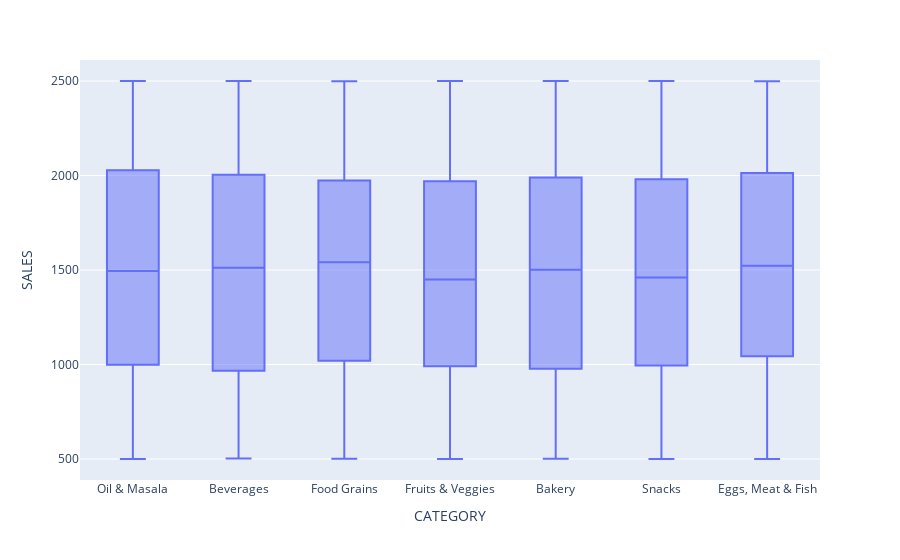

Here is the notebook cell this chart was saved with:
### Markdown cell above
# Interactive visualization with plotly

### Code cell
# interactive box plot
px.box(df, x = "CATEGORY", y = "SALES")

### Figure 1 — Plotly figure (JSON) as saved in the notebook; plotly's stock layout.template omitted (floating-point values rounded to 4 significant figures; data arrays with more than 128 entries replaced by an {"elided": "..."} marker saying what was removed)
{"data": [{"alignmentgroup": "True", "hovertemplate": "CATEGORY=%{x}<br>SALES=%{y}<extra></extra>", "legendgroup": "", "marker": {"color": "#636efa"}, "name": "", "notched": false, "offsetgroup": "", "orientation": "v", "showlegend": false, "type": "box", "x": {"elided": "9994 str values"}, "x0": " ", "xaxis": "x", "y": {"elided": "9994 int values"}, "y0": " ", "yaxis": "y"}], "layout": {"autosize": true, "boxmode": "group", "legend": {"tracegroupgap": 0}, "margin": {"t": 60}, "xaxis": {"anchor": "y", "autorange": true, "domain": [0, 1], "range": [-0.5, 6.5], "title": {"text": "CATEGORY"}, "type": "category"}, "yaxis": {"anchor": "x", "autorange": true, "domain": [0, 1], "range": [388.9, 2611.0], "title": {"text": "SALES"}, "type": "linear"}}}
